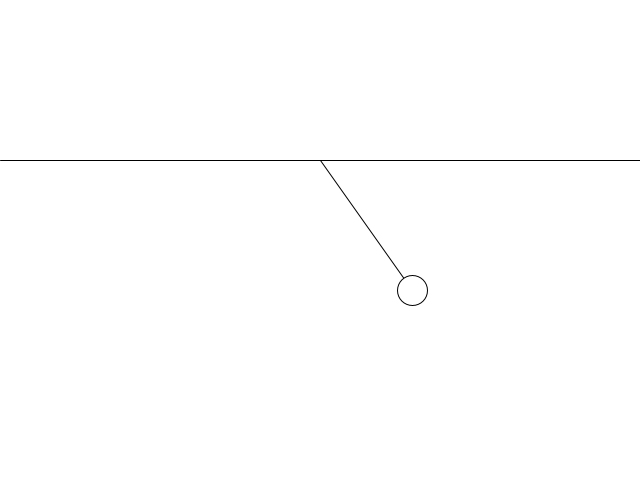
Frame 1 (no input)
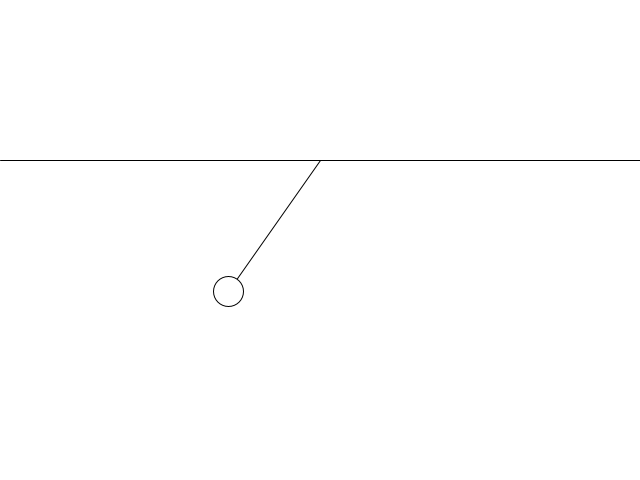
Frame 60 (the mouse pressed at the canvas centre just before this capture)
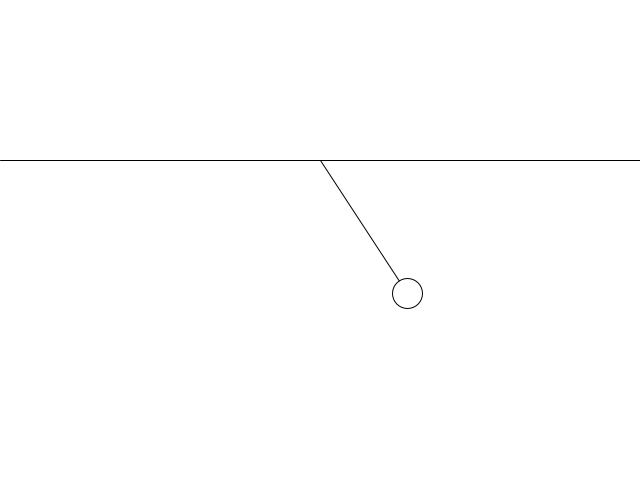
Frame 120 (the mouse held since frame 60 and released just before this capture)

The Processing sketch that drew these frames (run headless with seeded random() and noise(); from frame 60 on, the mouse is pressed at the canvas centre):

// Processing sketch: inclass_pendulum
// ── inclass_pendulum.pde
PVector origin;
PVector pos;
float angle, aAcc, aVel;
float g = .4;
float r;
float damping = .01;

void setup() {
  size(640, 480);
  
  r = height/3;
  origin = new PVector(width/2, r);
  pos = new PVector(width/2, 2*r);
  aAcc = aVel = 0;
  angle = 120;
}

void draw() {
  background(255);
  //sin(angle) = pendulumForce/g
  //
  aAcc += (-g/r) * sin(angle);
  aVel += aAcc;
  angle += aVel;
  aVel *= damping;
  
  pos.set( sin(angle)*r, cos(angle)*r, 0);
  pos.add(origin);
  
  line(0, height/3, width, height/3);
  line(origin.x, origin.y, pos.x, pos.y);
  ellipse(pos.x, pos.y, 30, 30);
  
}
